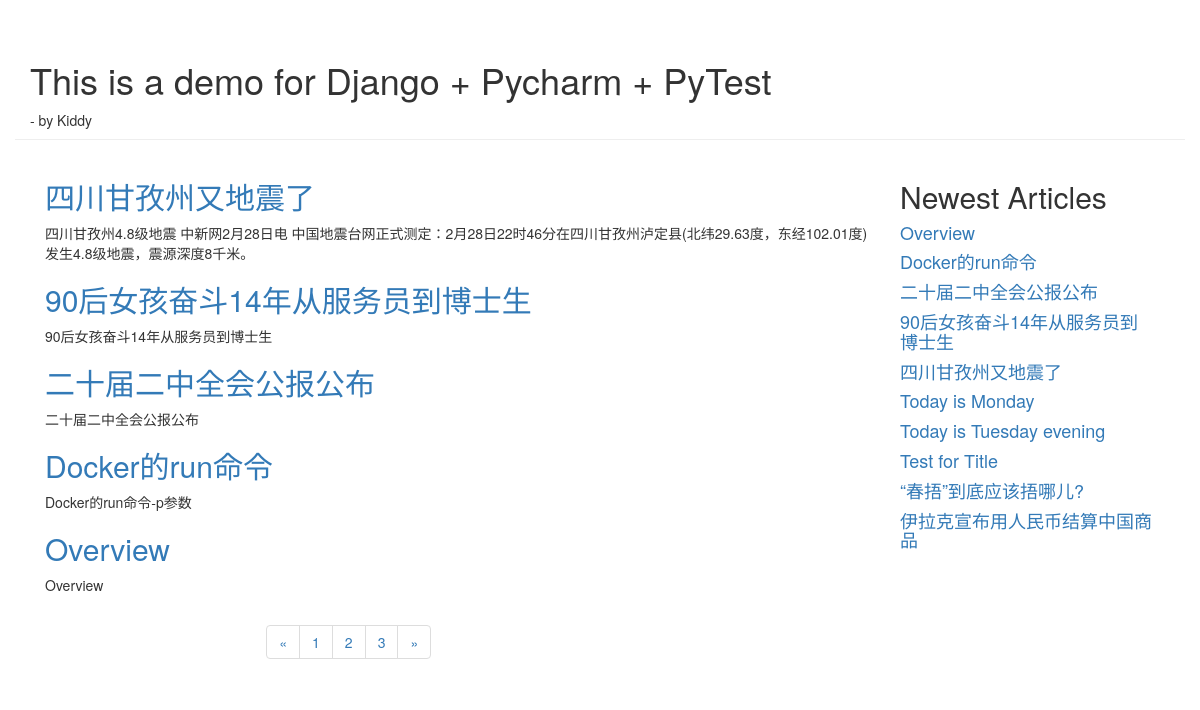
The app's page /blog/index?page=3 with its own data.
### blog/models.py (models this page shows, shortened)
class Article(models.Model):
    article_id = models.AutoField(primary_key=True)
    title = models.TextField()
    brief_content = models.TextField()
    content = models.TextField()
    publish_date = models.DateTimeField(auto_now=True)

### blog/views.py (the view)
# urls.py: path('index', blog.views.get_index_page),
def get_index_page(request):
    page = request.GET.get('page')
    if page:
        page = int(page)
    else:
        page = 1
        print('page parm', page)
    all_article = Article.objects.all()
    paginator = Paginator(all_article, 6)
    page_num = paginator.num_pages
    print('page num', page_num)
    page_article_list = paginator.page(page)
    top5_article_list = Article.objects.order_by('-publish_date')[:10]
    if page_article_list.has_next():
        next_page = page + 1
    else:
        next_page = page
    if page_article_list.has_previous():
        previous_page = page - 1
    else:
        previous_page = page
    return render(request, 'blog/index.html',
                  {
                      'article_list': page_article_list,
                      'page_num': range(1, page_num + 1),
                      'curr_page': page,
                      'next_page': next_page,
                      'previous_page': previous_page,
                      'top5_article_list': top5_article_list
                  }
                  )

### blog/templates/blog/index.html (shortened to what this page needs)
<!DOCTYPE html>
<html lang="en">
<head>
    <link rel="stylesheet" href="https://stackpath.bootstrapcdn.com/bootstrap/3.4.1/css/bootstrap.min.css"
>
</head>
<body>
<div class="container page-header">
    <h1> This is a demo for Django + Pycharm + PyTest</h1>
    <samll>- by Kiddy</samll>
</div>
<div class="container page-body">
    <div class="col-md-9" role="main">
        <div class="body-main">
            {% for article in article_list %}
            <div>
                <h2><a href="/blog/detail/{{article.article_id}}">{{ article.title }}</a></h2>
                <p>{{ article.brief_content }}</p>
            </div>
            {% endfor %}
        </div>
        <div class="body-footer">
            <div class="col-md-4 col-md-offset-3">
                <nav aria-label="Page navigation">
                    <ul class="pagination">
                        <li>
                            <a href="/blog/index?page={{ previous_page}}" aria-label="Previous">
                                <span aria-hidden="true">&laquo;</span>
                            </a>
                        </li>
                        {% for num in page_num %}
                        <li><a href="/blog/index?page={{ num }}">{{ num }}</a></li>
                        {% endfor %}
                        <li>
                            <a href="/blog/index?page={{ next_page}}" aria-label="Next">
                                <span aria-hidden="true">&raquo;</span>
                            </a>
                        </li>
                    </ul>
                </nav>
            </div>
        </div>
    </div>
    <div class="col-md-3" role="complementary">
        <div>
            <h2>Newest Articles</h2>
            {% for article in top5_article_list %}
            <h4><a href="/blog/detail/{{article.article_id}}">{{ article.title }}</a></h4>
            {% endfor %}
        </div>
    </div>
</div>
</body>
</html>

### records on screen
Article: title "四川甘孜州又地震了", brief_content "四川甘孜州4.8级地震 中新网2月28日电 中国地震台网正式测定：2月28日22时46分在四川甘孜州泸定县(北纬29.63度，东经102.01度)发生4.8级地震，震源深度8千米。"
Article: title "90后女孩奋斗14年从服务员到博士生", brief_content "90后女孩奋斗14年从服务员到博士生"
Article: title "二十届二中全会公报公布", brief_content "二十届二中全会公报公布"
Article: title "Docker的run命令", brief_content "Docker的run命令-p参数"
Article: title "Overview", brief_content "Overview"
Article: title "Today is Monday"
Article: title "Today is Tuesday evening"
Article: title "Test for Title"
Article: title "“春捂”到底应该捂哪儿?"
Article: title "伊拉克宣布用人民币结算中国商品"

### other values on screen
{{ num }} "1" "2" "3"
